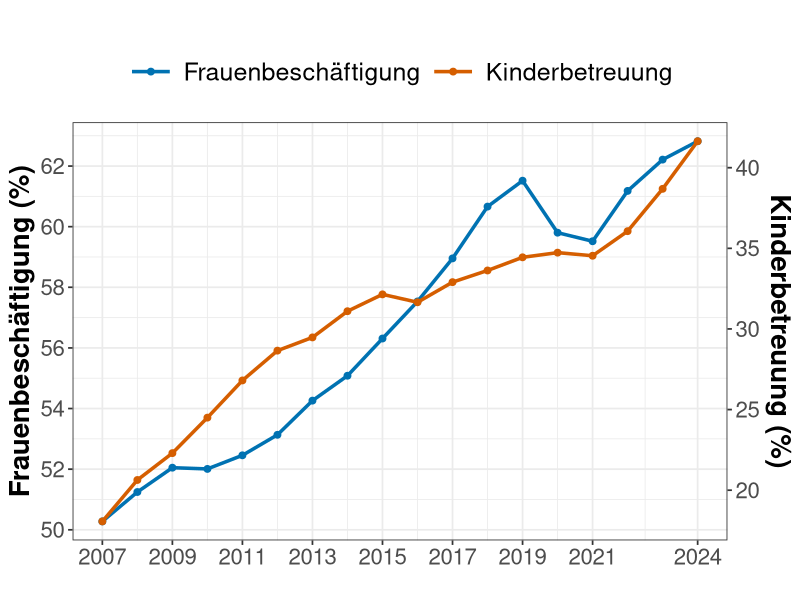

Recreate this plot in R. (Note: this script raises an error after producing the figure.)
# ============================================================
# Build dual-axis trend plot for Kinderbetreuung & Frauenbeschäftigung
# Save as: results/figures/NEW_Kinderbetreuung/ki_dual_trend.rds
# In Quarto, you only need readRDS() + print()
# ============================================================

library(tidyverse)
library(readxl)
library(stringr)
library(grid)

# Small helper: extract a two-digit Bezirk (district) code from "Raumbezug"
add_sb <- function(x, var = "Raumbezug", new = "sb") {
  x %>%
    mutate(
      !!new := str_pad(
        str_extract(.data[[var]], "^[0-9]+"),
        width = 2,
        pad   = "0"
      )
    )
}

#----------------------------------------------------------
# 1. Read raw data
#----------------------------------------------------------
ar <- read_excel("data/raw/export_ar.xlsx", sheet = "ARBEITSMARKT")
be <- read_excel("data/raw/export_be.xlsx", sheet = "BEVÖLKERUNG")
ki <- read_excel("data/raw/export_ki.xlsx", sheet = "KINDERBETREUUNG")

# Frauenbeschäftigung (female share, 0~1)
sozial_anteil_weiblich <- ar %>%
  filter(
    Indikator == "Sozialversicherungspflichtig Beschäftigte - Anteil",
    Ausprägung == "weiblich"
  ) %>%
  mutate(sozial_weiblich = `Basiswert 1` / `Basiswert 2`) %>%
  select(Jahr, Raumbezug, sozial_weiblich)

# Kinderbetreuung age 0–2 (percentage)
df_betreut <- be %>%
  filter(
    Indikator == "Altersgruppen",
    Ausprägung == "bis 2 Jahre"
  ) %>%
  select(Jahr, Raumbezug, kinder_total = `Basiswert 1`) %>%
  left_join(
    ki %>%
      filter(
        Indikator == "Altersgruppen",
        Ausprägung == "bis 2 Jahre"
      ) %>%
      select(Jahr, Raumbezug, kinder_betreut = `Basiswert 1`),
    by = c("Jahr", "Raumbezug")
  ) %>%
  mutate(
    anteil_betreut = 100 * kinder_betreut / kinder_total
  )

# Keep only rows that have a valid Bezirk code
df_betreut_bezirk <- df_betreut %>%
  add_sb() %>%
  filter(!is.na(sb))

# Merge Kinderbetreuung + Frauenbeschäftigung at Bezirk × Jahr level
df_merge <- df_betreut_bezirk %>%
  filter(Jahr >= 2007, Jahr <= 2024) %>%
  select(Jahr, sb, Raumbezug, anteil_betreut) %>%
  left_join(
    sozial_anteil_weiblich %>%
      add_sb() %>%
      filter(Jahr >= 2007, Jahr <= 2024) %>%
      select(Jahr, sb, sozial_weiblich),
    by = c("Jahr", "sb")
  ) %>%
  arrange(sb, Jahr)

#----------------------------------------------------------
# 2. Aggregate across 25 Bezirke by year → time series
#----------------------------------------------------------
ts_dual <- df_merge %>%
  group_by(Jahr) %>%
  summarise(
    frauen_mean = mean(sozial_weiblich * 100, na.rm = TRUE), # left axis: female employment (%)
    kinder_mean = mean(anteil_betreut,       na.rm = TRUE), # right axis: childcare coverage (%)
    .groups = "drop"
  )

#----------------------------------------------------------
# 3. Compute dual-axis scaling parameters (as literal constants)
#----------------------------------------------------------
left_min  <- min(ts_dual$frauen_mean, na.rm = TRUE)
left_max  <- max(ts_dual$frauen_mean, na.rm = TRUE)
right_min <- min(ts_dual$kinder_mean, na.rm = TRUE)
right_max <- max(ts_dual$kinder_mean, na.rm = TRUE)

scale_factor <- (left_max - left_min) / (right_max - right_min)

# Map Kinderbetreuung onto the left-axis coordinate system (plotting only)
ts_dual <- ts_dual %>%
  mutate(
    kinder_scaled = (kinder_mean - right_min) * scale_factor + left_min
  )

# Left-axis breaks (automatic)
breaks_left <- pretty(c(left_min, left_max), n = 5)

# Right-axis breaks (fixed as requested)
breaks_right <- c(20, 25, 30, 35, 40)

# Key: build a formula that does not depend on external variable names
sec_trans <- eval(substitute(
  ~ (. - L) / S + R,
  list(L = left_min, S = scale_factor, R = right_min)
))
# The formula becomes something like: ~ (. - 27.3) / 1.5 + 20.1
# It contains only numeric literals (no left_min / scale_factor / right_min symbols)

#----------------------------------------------------------
# 4. Build the dual-axis plot (no longer referencing left_min etc. by name)
#----------------------------------------------------------
ki_dual_trend <- ggplot(ts_dual, aes(x = Jahr)) +
  
  # Left axis: Frauenbeschäftigung (blue)
  geom_line(aes(y = frauen_mean, color = "Frauenbeschäftigung"), size = 1.2) +
  geom_point(aes(y = frauen_mean, color = "Frauenbeschäftigung"), size = 2) +
  
  # Right axis: Kinderbetreuung (orange, scaled onto left axis)
  geom_line(aes(y = kinder_scaled, color = "Kinderbetreuung"), size = 1.2) +
  geom_point(aes(y = kinder_scaled, color = "Kinderbetreuung"), size = 2) +
  
  scale_y_continuous(
    name   = "Frauenbeschäftigung (%)",
    limits = c(left_min, left_max),
    breaks = breaks_left,
    sec.axis = sec_axis(
      trans  = sec_trans,      # formula contains only numeric literals
      name   = "Kinderbetreuung (%)",
      breaks = breaks_right
    )
  ) +
  
  scale_color_manual(
    name   = NULL,
    values = c(
      "Frauenbeschäftigung" = "#0072B2", # blue
      "Kinderbetreuung"     = "#D55E00"  # orange
    )
  ) +
  
  scale_x_continuous(
    breaks = c(2007, 2009, 2011, 2013, 2015, 2017, 2019, 2021, 2024)
  ) +
  
  labs(
    x     = "",
    title = ""
  ) +
  
  theme_bw(base_size = 13) +
  theme(
    legend.position    = "top",
    axis.title.y.left  = element_text(size = 20, face = "bold"),
    axis.title.y.right = element_text(size = 20, face = "bold"),
    axis.text.x        = element_text(size = 16),
    axis.text.y.left   = element_text(size = 16),
    axis.text.y.right  = element_text(size = 16),
    legend.text        = element_text(size = 18),
    legend.key.size    = unit(1.2, "cm")
  )

#----------------------------------------------------------
# 5. Save as RDS (directly usable via readRDS() in Quarto)
#----------------------------------------------------------
saveRDS(ki_dual_trend, "results/figures/NEW_Kinderbetreuung/ki_dual_trend.rds")

# Optional: preview in this script
ki_dual_trend